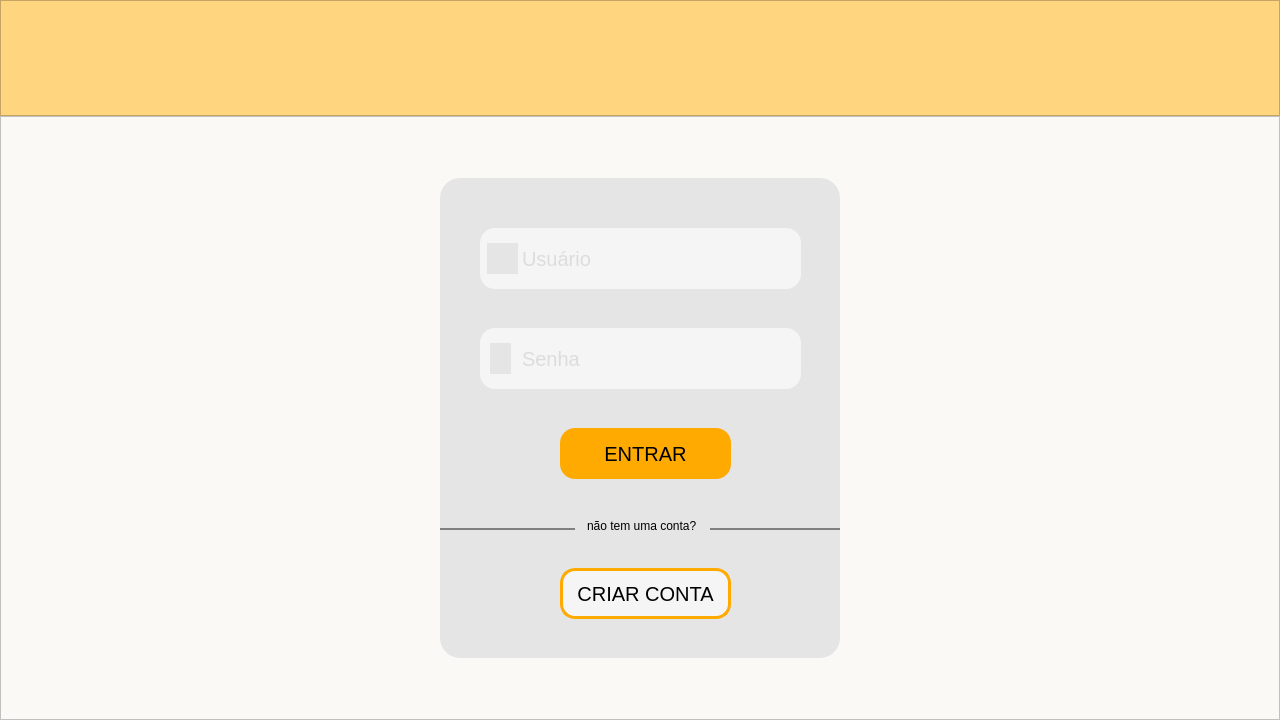
<?xml version="1.0" encoding="UTF-8"?>
<ui version="4.0">
 <class>Login</class>
 <widget class="QMainWindow" name="Login">
  <property name="geometry">
   <rect>
    <x>0</x>
    <y>0</y>
    <width>1280</width>
    <height>720</height>
   </rect>
  </property>
  <property name="windowTitle">
   <string>Login</string>
  </property>
  <widget class="QWidget" name="centralwidget">
   <property name="minimumSize">
    <size>
     <width>1280</width>
     <height>720</height>
    </size>
   </property>
   <layout class="QVBoxLayout" name="verticalLayout">
    <property name="spacing">
     <number>0</number>
    </property>
    <property name="leftMargin">
     <number>0</number>
    </property>
    <property name="topMargin">
     <number>0</number>
    </property>
    <property name="rightMargin">
     <number>0</number>
    </property>
    <property name="bottomMargin">
     <number>0</number>
    </property>
    <item>
     <widget class="QFrame" name="frame_topRectangle">
      <property name="minimumSize">
       <size>
        <width>0</width>
        <height>0</height>
       </size>
      </property>
      <property name="maximumSize">
       <size>
        <width>16777215</width>
        <height>116</height>
       </size>
      </property>
      <property name="layoutDirection">
       <enum>Qt::LeftToRight</enum>
      </property>
      <property name="styleSheet">
       <string notr="true">background: #FFD580;
</string>
      </property>
      <property name="frameShape">
       <enum>QFrame::StyledPanel</enum>
      </property>
      <property name="frameShadow">
       <enum>QFrame::Raised</enum>
      </property>
      <property name="lineWidth">
       <number>1</number>
      </property>
     </widget>
    </item>
    <item>
     <widget class="QFrame" name="frame_whiteRectangle">
      <property name="font">
       <font>
        <family>Arial</family>
        <pointsize>20</pointsize>
       </font>
      </property>
      <property name="styleSheet">
       <string notr="true">background-color: #faf9f6</string>
      </property>
      <property name="frameShape">
       <enum>QFrame::StyledPanel</enum>
      </property>
      <property name="frameShadow">
       <enum>QFrame::Raised</enum>
      </property>
      <layout class="QHBoxLayout" name="horizontalLayout">
       <item>
        <widget class="QFrame" name="frame_loginBox">
         <property name="minimumSize">
          <size>
           <width>0</width>
           <height>0</height>
          </size>
         </property>
         <property name="maximumSize">
          <size>
           <width>400</width>
           <height>480</height>
          </size>
         </property>
         <property name="font">
          <font>
           <pointsize>-1</pointsize>
           <stylestrategy>PreferAntialias</stylestrategy>
           <kerning>true</kerning>
          </font>
         </property>
         <property name="styleSheet">
          <string notr="true">background-color: #e5e5e5;
border-radius: 20px;
font-size: 20px;</string>
         </property>
         <property name="frameShape">
          <enum>QFrame::StyledPanel</enum>
         </property>
         <property name="frameShadow">
          <enum>QFrame::Raised</enum>
         </property>
         <widget class="QLineEdit" name="lineEdit_user">
          <property name="geometry">
           <rect>
            <x>40</x>
            <y>50</y>
            <width>321</width>
            <height>61</height>
           </rect>
          </property>
          <property name="font">
           <font>
            <family>Arial</family>
            <pointsize>-1</pointsize>
            <stylestrategy>PreferDefault</stylestrategy>
            <kerning>true</kerning>
           </font>
          </property>
          <property name="styleSheet">
           <string notr="true">QLineEdit {
	background-color: #F5F5F5;
	border-radius: 15px;
	color: #C4C4C4;
	padding: 0px 0px 0px 40px;
}

QLineEdit:focus {
border: 2px solid #ffaa00;
color: black;
}

</string>
          </property>
          <property name="text">
           <string/>
          </property>
          <property name="alignment">
           <set>Qt::AlignLeading|Qt::AlignLeft|Qt::AlignVCenter</set>
          </property>
          <property name="placeholderText">
           <string>Usuário</string>
          </property>
         </widget>
         <widget class="QLineEdit" name="lineEdit_password">
          <property name="geometry">
           <rect>
            <x>40</x>
            <y>150</y>
            <width>321</width>
            <height>61</height>
           </rect>
          </property>
          <property name="font">
           <font>
            <family>Arial</family>
            <pointsize>-1</pointsize>
            <stylestrategy>PreferDefault</stylestrategy>
            <kerning>true</kerning>
           </font>
          </property>
          <property name="styleSheet">
           <string notr="true">QLineEdit {
	background-color: #F5F5F5;
	border-radius: 15px;
	color: #C4C4C4;
	padding: 0px 0px 0px 40px;
}

QLineEdit:focus {
border: 2px solid #ffaa00;
color: black;
}

</string>
          </property>
          <property name="text">
           <string/>
          </property>
          <property name="placeholderText">
           <string>Senha</string>
          </property>
         </widget>
         <widget class="QPushButton" name="pushButton_enter">
          <property name="geometry">
           <rect>
            <x>120</x>
            <y>250</y>
            <width>171</width>
            <height>51</height>
           </rect>
          </property>
          <property name="font">
           <font>
            <family>Arial</family>
            <pointsize>-1</pointsize>
            <stylestrategy>PreferDefault</stylestrategy>
            <kerning>true</kerning>
           </font>
          </property>
          <property name="styleSheet">
           <string notr="true">QPushButton {
	background: #FFAA00;
	border-radius: 15px;
}
QPushButton:pressed {
	background: #ed9e02
}</string>
          </property>
          <property name="text">
           <string>ENTRAR</string>
          </property>
         </widget>
         <widget class="QPushButton" name="pushButton_createAccount">
          <property name="geometry">
           <rect>
            <x>120</x>
            <y>390</y>
            <width>171</width>
            <height>51</height>
           </rect>
          </property>
          <property name="font">
           <font>
            <family>Arial</family>
            <pointsize>-1</pointsize>
            <stylestrategy>PreferDefault</stylestrategy>
            <kerning>true</kerning>
           </font>
          </property>
          <property name="styleSheet">
           <string notr="true">QPushButton {
	background: #F5F5F5;
	border-radius: 15px;	
	border: 3px solid #FFAA00;
}
QPushButton:pressed {
	background: #efeeea;
	border: 3px solid #ed9e02;
}</string>
          </property>
          <property name="text">
           <string>CRIAR CONTA</string>
          </property>
         </widget>
         <widget class="QFrame" name="frame_lineRight_2">
          <property name="geometry">
           <rect>
            <x>0</x>
            <y>350</y>
            <width>135</width>
            <height>2</height>
           </rect>
          </property>
          <property name="maximumSize">
           <size>
            <width>500</width>
            <height>2</height>
           </size>
          </property>
          <property name="styleSheet">
           <string notr="true">background-color: gray;</string>
          </property>
          <property name="frameShape">
           <enum>QFrame::StyledPanel</enum>
          </property>
          <property name="frameShadow">
           <enum>QFrame::Raised</enum>
          </property>
         </widget>
         <widget class="QLabel" name="label_createAccount">
          <property name="geometry">
           <rect>
            <x>147</x>
            <y>340</y>
            <width>115</width>
            <height>16</height>
           </rect>
          </property>
          <property name="maximumSize">
           <size>
            <width>117</width>
            <height>16777215</height>
           </size>
          </property>
          <property name="font">
           <font>
            <family>Arial</family>
            <pointsize>-1</pointsize>
           </font>
          </property>
          <property name="styleSheet">
           <string notr="true">font-size: 12px;</string>
          </property>
          <property name="text">
           <string>não tem uma conta?</string>
          </property>
         </widget>
         <widget class="QFrame" name="frame_lineRight">
          <property name="geometry">
           <rect>
            <x>270</x>
            <y>350</y>
            <width>135</width>
            <height>2</height>
           </rect>
          </property>
          <property name="maximumSize">
           <size>
            <width>500</width>
            <height>2</height>
           </size>
          </property>
          <property name="styleSheet">
           <string notr="true">background-color: gray;</string>
          </property>
          <property name="frameShape">
           <enum>QFrame::StyledPanel</enum>
          </property>
          <property name="frameShadow">
           <enum>QFrame::Raised</enum>
          </property>
         </widget>
         <widget class="QFrame" name="frame">
          <property name="geometry">
           <rect>
            <x>47</x>
            <y>65</y>
            <width>31</width>
            <height>31</height>
           </rect>
          </property>
          <property name="styleSheet">
           <string notr="true">background: url(:/Icons/Assets/Icons/userIcon.png);
background-repeat: no-repeat;</string>
          </property>
          <property name="frameShape">
           <enum>QFrame::StyledPanel</enum>
          </property>
          <property name="frameShadow">
           <enum>QFrame::Raised</enum>
          </property>
         </widget>
         <widget class="QFrame" name="frame_2">
          <property name="geometry">
           <rect>
            <x>50</x>
            <y>165</y>
            <width>21</width>
            <height>31</height>
           </rect>
          </property>
          <property name="styleSheet">
           <string notr="true">background: url(:/Icons/Assets/Icons/passwordIcon.png);
background-repeat: no-repeat;</string>
          </property>
          <property name="frameShape">
           <enum>QFrame::StyledPanel</enum>
          </property>
          <property name="frameShadow">
           <enum>QFrame::Raised</enum>
          </property>
         </widget>
        </widget>
       </item>
      </layout>
     </widget>
    </item>
   </layout>
  </widget>
 </widget>
 <resources>
  <include location="file_rc.qrc"/>
 </resources>
 <connections/>
</ui>
